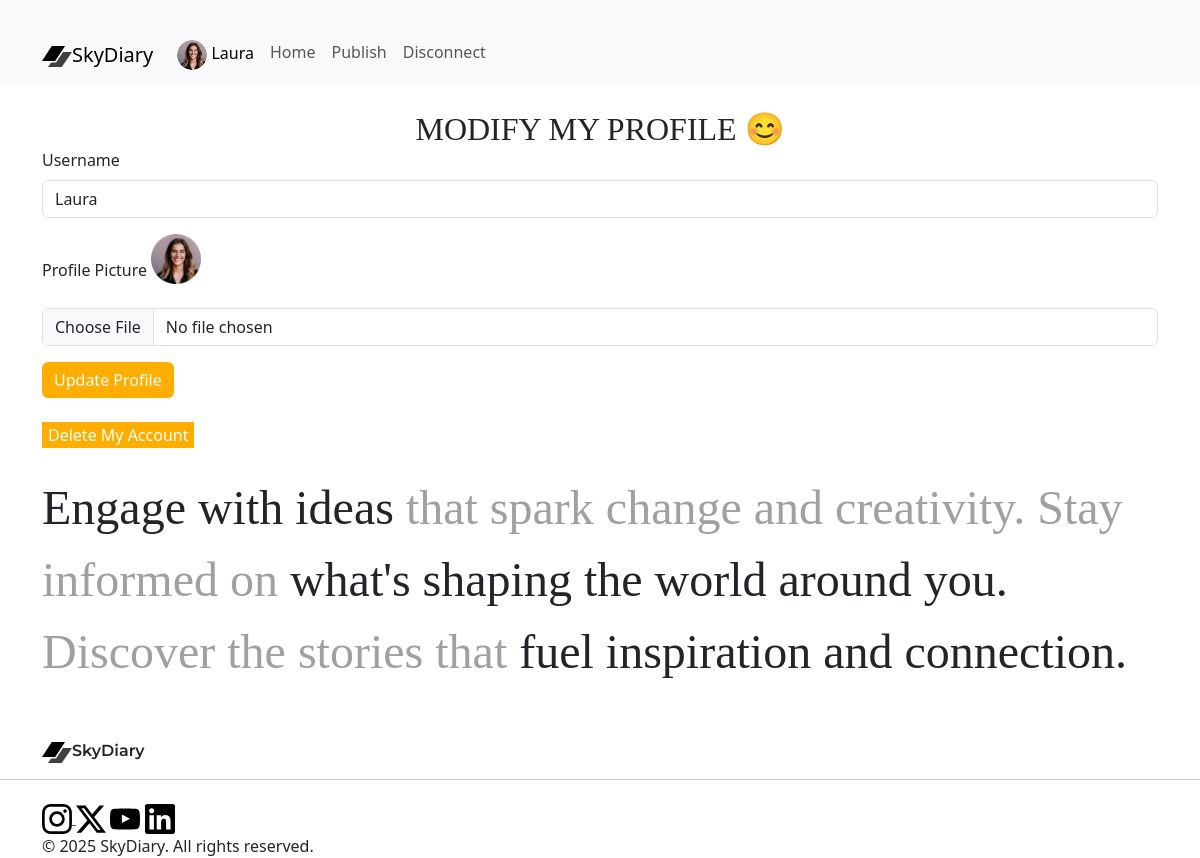
Screenshot of /profile.php (signed in) with the database file from the repository.
### tables this page shows
CREATE TABLE IF NOT EXISTS `user` (
  `id_user` int NOT NULL AUTO_INCREMENT,
  `username` varchar(50) NOT NULL,
  `profile_picture` varchar(255) NOT NULL,
  `email` varchar(255) NOT NULL,
  `password` varchar(255) NOT NULL,
  PRIMARY KEY (`id_user`)
);

### profile.php (the view, shortened to what this page needs)
<?php
include_once './connexion.php';
$user = $bdd->prepare('SELECT `id_user`, `username`, `profile_picture`, `email`, `password` FROM `user` WHERE `id_user`= :id;');
$user->bindParam("id", $_SESSION['id_user'], PDO::PARAM_INT);
$user->execute();
$user = $user->fetch(PDO::FETCH_ASSOC);
$isConnected = isset($_SESSION['id_user']);
$username = $isConnected ? $_SESSION['username'] : null;
?>
<!DOCTYPE html>
<html lang="en">
<head>
    <link href="https://cdn.jsdelivr.net/npm/bootstrap@5.3.3/dist/css/bootstrap.min.css" rel="stylesheet">
    <link rel="stylesheet" href="./css/style.css">
</head>
<body>
    <header>
        <nav class="navbar navbar-expand-lg bg-body-tertiary">
            <div class="container-fluid container mt-4">
                <a class="navbar-brand" href="./index.php">
                    <img class="montserrat-semi-bold" src="./img/Logo.svg" alt="">SkyDiary
                </a>
                <div class="collapse navbar-collapse" id="navbarSupportedContent">
                    <ul class="navbar-nav me-auto mb-2 mb-lg-0">
                        <?php if ($isConnected): ?>
                            <li class="nav-item">
                                <a class="nav-link active" href="./profile.php">
                                    <img src="<?= htmlspecialchars($user['profile_picture']) ?>" alt="Photo de profil" style="width: 30px; height: 30px; border-radius: 50%;">
                                    <?= htmlspecialchars($username) ?>
                                </a>
                            </li>
                        <?php else: ?>
                            <li class="nav-item">
                                <a class="nav-link active" href="./login.php">Login/Register</a>
                            </li>
                        <?php endif; ?>
                        <li class="nav-item"><a class="nav-link" href="./index.php">Home</a></li>
                        <li class="nav-item"><a class="nav-link" href="./publish.php">Publish</a></li>
                        <?php if ($isConnected): ?>
                            <li class="nav-item"><a class="nav-link" href="./disconnected.php">Disconnect</a></li>
                        <?php endif; ?>
                    </ul>
                </div>
            </div>
        </nav>
    </header>
    <main class="container mt-4">
        <h2 class="pagination justify-content-center source-serif-4">Modify My Profile 😊 </h2>
        <form action="update_profile.php" method="POST" enctype="multipart/form-data">
            <div class="mb-3">
                <label for="username" class="form-label">Username</label>
                <input type="text" class="form-control" id="username" name="username" value="<?= htmlspecialchars($user['username']) ?>" required>
            </div>
            <div class="mb-3">
                <label for="profile_picture" class="form-label">Profile Picture</label>
                <img src="<?= htmlspecialchars($user['profile_picture']) ?>" alt="Photo de profil" class="mb-4 modify">
                <input type="file" class="form-control" id="profile_picture" name="profile_picture">
            </div>
            <button type="submit" class="btn btn-primary">Update Profile</button>
        </form>
        <form action="delete_account.php" method="POST" onsubmit="return confirm('Are you sure you want to delete your account? This action is irreversible.');">
            <button type="submit" class="btn-danger mt-4">Delete My Account</button>
        </form>
    </main>
    <?php include "./footer.php" ?>
</body>
</html>

### css/style.css (style rules this page uses)
html, body, div, span, applet, object, iframe, h1, h2, h3, h4, h5, h6, p, blockquote, pre, a, abbr, acronym, address, big, cite, code, del, dfn, em, img, ins, kbd, q, s, samp, small, strike, strong, sub, sup, tt, var, b, u, i, center, dl, dt, dd, ol, ul, li, fieldset, form, label, legend, table, caption, tbody, tfoot, thead, tr, th, td, article, aside, canvas, details, embed, figure, figcaption, footer, header, hgroup, menu, nav, output, ruby, section, summary, time, mark, audio, video { margin: 0; padding: 0; }
h2 { text-transform: uppercase; }
.source-serif-4 { font-family: "Source Serif 4", serif; font-optical-sizing: auto; font-style: normal; }
.montserrat-semi-bold { font-family: "Montserrat", serif; font-optical-sizing: auto; font-weight: 600; font-style: normal; }
form button[type="submit"] { background-color: #FFAE00; border: none; color: white; }
.modify { width: 50px; }

### rows the page displays
user: profile_picture (picture), username "Laura"

### other values shown
$username "Laura"
